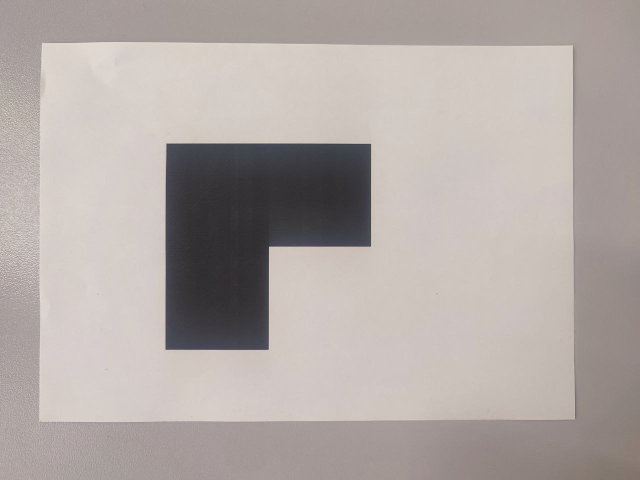
//> input picture moving_object/images/photo_3.png, 1280 x 960 px (shown at 1/2 size)
$ ./main ../images/photo_3.png ../images/photo_4.png   (built with g++ and OpenCV 4)
//> lines starting //> are read from the running program, lines starting //| are printed output that depends on the picture; after the words box and inside, x2 and y2 are one past the last pixel; in counts of white or black regions, pixels touching at a corner belong together
### moving_object/src/inc/utils.hpp
#ifndef MY_PROJECT_UTILS_HPP
#define MY_PROJECT_UTILS_HPP


#include <iostream>
#include <vector>
#include <random>
#include <opencv2/opencv.hpp>
#include <opencv2/core/hal/intrin.hpp>
#include <opencv2/core/hal/intrin_sse.hpp>


void makeGaussianPyramide(cv::Mat const& im, std::vector<cv::Mat>& pyr, int nlevels = -1);
void makeLaplacianPyramide(cv::Mat const& im, std::vector<cv::Mat>& pyr, int nlevels);
void pyramdalMergePair(const cv::Mat& im1, const cv::Mat& im2, const cv::Mat& mask, cv::Mat& result, int nlevels=-1);
void alphaBlend(const cv::Mat& u1, const cv::Mat& u2, const cv::Mat& mask, cv::Mat& result);

void findCornersOnSecondImage(const cv::Mat& im_1, const cv::Mat& im_2, const std::vector<cv::Point>& corners_1, std::vector<cv::Point2f>& corners_2, std::vector<bool>& mask);

void RANSAC(const std::vector<cv::Point>& corners_1, const std::vector<cv::Point2f>& corners_2, const std::vector<bool>& mask, std::vector<bool>& result_mask, float epsilon=100, float part_of_data=0.9);

cv::Mat finding_H(const std::vector<cv::Point>& corners_1, const std::vector<cv::Point2f>& corners_2, const std::vector<bool>& mask);

void appendImage(const cv::Mat& src, cv::Mat& result, const cv::Mat& H, int overlap=25, bool border=false);


#endif // MAX_MIN_FILTER_UTILS_HPP

### moving_object/src/utils.cpp
#include "inc/utils.hpp"


void makeGaussianPyramide(cv::Mat const& im, std::vector<cv::Mat>& pyr, int nlevels) {
    pyr.clear();

    pyr.push_back(im);
    nlevels -= 1;

    cv::Mat tmp;
    while (nlevels != 0) {
        cv::pyrDown(pyr.back(), tmp);
        pyr.push_back(tmp.clone());
        if (std::min(tmp.size[0], tmp.size[1]) <= 2)
            break;
        nlevels -= 1;
    }
}


// [22 lines left out: function makeLaplacianPyramide, not called in this run]


void findCornersOnSecondImage(const cv::Mat& im_1, const cv::Mat& im_2, const std::vector<cv::Point>& corners_1, std::vector<cv::Point2f>& corners_2, std::vector<bool>& mask) {
    cv::Mat gray_im_1;
    cv::Mat gray_im_2;
    cv::cvtColor(im_1, gray_im_1, cv::COLOR_BGR2GRAY);
    cv::cvtColor(im_2, gray_im_2, cv::COLOR_BGR2GRAY);

    int n = corners_1.size();
    std::vector<cv::Point2f> displacements(n, cv::Point(0, 0));

    std::vector<cv::Mat> pyr_1;
    std::vector<cv::Mat> pyr_2;
    uint8_t levels = 4;
    makeGaussianPyramide(gray_im_1, pyr_1, levels);
    makeGaussianPyramide(gray_im_2, pyr_2, levels);

    cv::Point p1, p2;
    std::vector<cv::Point> pyr_corners;
    cv::Mat result;
    for (int j = levels; j != 0; --j) {
        pyr_corners.clear();
        corners_2.clear();
        for (int i = 0; i != n; ++i) {

            if (!mask[i]) {
                continue;
            }

            p1.x = corners_1[i].x / std::pow(2, j-1);
            p1.y = corners_1[i].y / std::pow(2, j-1);
            if (j == 5) {
                p2.x = p1.x;
                p2.y = p1.y;
            }
            else {
                p2.x = p1.x + displacements[i].x * 2;
                p2.y = p1.y + displacements[i].y * 2;
            }
            pyr_corners.push_back(p1);

            int window_size = 5;
            int half_window_1 = window_size / 2;
            int window_size_2 = 20;
            int half_window_2 = window_size_2 / 2;
            cv::Rect roi_1(p1.x - half_window_1, p1.y - half_window_1, window_size, window_size);
            cv::Rect roi_2(p2.x - half_window_2, p2.y - half_window_2, window_size_2, window_size_2);

            if (roi_1.x < 0 || roi_1.y < 0 || roi_1.x + roi_1.width > pyr_1[j-1].cols || roi_1.y + roi_1.height > pyr_1[j-1].rows) {
                continue;
                mask[i] = false;
            }

            if (roi_2.x < 0 || roi_2.y < 0 || roi_2.x + roi_2.width > pyr_2[j-1].cols || roi_2.y + roi_2.height > pyr_2[j-1].rows) {
                continue;
                mask[i] = false;
            }

            cv::matchTemplate(pyr_2[j-1](roi_2), pyr_1[j-1](roi_1), result, cv::TM_CCOEFF_NORMED);
            double min_val, max_val;
            cv::Point min_loc, max_loc;
            cv::minMaxLoc(result, &min_val, &max_val, &min_loc, &max_loc);

            float x2 = p2.x - half_window_2 + max_loc.x;
            float y2 = p2.y - half_window_2 + max_loc.y;
            displacements[i].x = x2 - p1.x;
            displacements[i].y = y2 - p1.y;
        }
    }

    for (int i = 0; i != displacements.size(); ++i) {
        if (mask[i]) {
            float x2 = corners_1[i].x + displacements[i].x;
            float y2 = corners_1[i].y + displacements[i].y;
            corners_2.push_back(cv::Point2f(x2, y2));
        }
    }
}


void RANSAC(const std::vector<cv::Point>& corners_1, const std::vector<cv::Point2f>& corners_2, const std::vector<bool>& mask, std::vector<bool>& result_mask, float epsilon, float part_of_data) {
    std::vector<cv::Point> q;
    std::vector<cv::Point2f> p;
    for (int i = 0; i < corners_1.size(); ++i) {
        if (mask[i]) {
            p.push_back(corners_1[i]);
            q.push_back(corners_2[i]);
        }
    }

    int n = p.size();
    int cols = 9;
    int A_rows = 8;
    cv::Mat A(A_rows, cols, CV_32F, cv::Scalar(0.0));

    // Create random number generator
    std::random_device rd;
    std::mt19937 gen(rd());
    int min = 0, max = n-1, tmp = 0;
    std::uniform_int_distribution<> distrib(min, max);

    while (true) {
        for (int i = 0; i < n; ++i) {
            result_mask[i] = false;
        }

        for (int i = 0; i < A.rows; i=i+2) {
            int rn = distrib(gen);  // Random number

            A.at<float>(i, 0) = q[rn].x;               //qx
            A.at<float>(i, 1) = q[rn].y;               //qy
            A.at<float>(i, 2) = 1.0;
            A.at<float>(i, 6) = -q[rn].x * p[rn].x;    // -qx * px
            A.at<float>(i, 7) = -q[rn].y * p[rn].x;    // -qy * px
            A.at<float>(i, 8) = -p[rn].x;              // -px

            A.at<float>(i+1, 3) = q[rn].x;             //qx
            A.at<float>(i+1, 4) = q[rn].y;             //qy
            A.at<float>(i+1, 5) = 1.0;
            A.at<float>(i+1, 6) = -q[rn].x * p[rn].y;  // -qx * py
            A.at<float>(i+1, 7) = -q[rn].y * p[rn].y;  // -qy * py
            A.at<float>(i+1, 8) = -p[rn].y;            // -py
        }

        // Finding singularx values and H
        cv::SVD svd(A, cv::SVD::FULL_UV);
        cv::Mat H = svd.vt.row(8);
        H = H.reshape(1, 3);
        H /= H.at<float>(2, 2);

        int count = 0;
        int t = 0;
        cv::Mat p_true(3, 1, CV_32F);
        cv::Mat p_est(3, 1, CV_32F);
        cv::Mat q_true(3, 1, CV_32F);
        double diff;
        for (int i = 0; i < n; ++i) {
            q_true.at<float>(0,0) = q[i].x;
            q_true.at<float>(1,0) = q[i].y;
            q_true.at<float>(2,0) = 1.0;
            p_true.at<float>(0,0) = p[i].x;
            p_true.at<float>(1,0) = p[i].y;
            p_true.at<float>(2,0) = 1.0;

            p_est = H * q_true;
            diff = cv::norm(p_est - p_true);
            if (diff < epsilon) {
                ++count;
                result_mask[i] = true;
            }
            t = count / n;
        }

        if (t > part_of_data)
            break;
    }
}


cv::Mat finding_H(const std::vector<cv::Point>& corners_1, const std::vector<cv::Point2f>& corners_2, const std::vector<bool>& mask) {
    std::vector<cv::Point> q;
    std::vector<cv::Point2f> p;
    for (int i = 0; i < corners_1.size(); ++i) {
        if (mask[i]) {
            p.push_back(corners_1[i]);
            q.push_back(corners_2[i]);
        }
    }

    int n = p.size();
    int cols = 9;
    int A_rows = 2 * n;
    cv::Mat A(A_rows, cols, CV_32F, cv::Scalar(0.0));

    int k = 0;
    for (int i = 0; i < A.rows; i=i+2) {
        A.at<float>(i, 0) = q[k].x;               //qx
        A.at<float>(i, 1) = q[k].y;               //qy
        A.at<float>(i, 2) = 1.0;
        A.at<float>(i, 6) = -q[k].x * p[k].x;    // -qx * px
        A.at<float>(i, 7) = -q[k].y * p[k].x;    // -qy * px
        A.at<float>(i, 8) = -p[k].x;              // -px

        A.at<float>(i+1, 3) = q[k].x;             //qx
        A.at<float>(i+1, 4) = q[k].y;             //qy
        A.at<float>(i+1, 5) = 1.0;
        A.at<float>(i+1, 6) = -q[k].x * p[k].y;  // -qx * py
        A.at<float>(i+1, 7) = -q[k].y * p[k].y;  // -qy * py
        A.at<float>(i+1, 8) = -p[k].y;            // -py

        ++k;
    }

    // Finding singularx values and H
    cv::SVD svd(A, cv::SVD::FULL_UV);
    cv::Mat H = svd.vt.row(8);
    H = H.reshape(1, 3);
    H /= H.at<float>(2, 2);

    return H;
}


// [52 lines of commented-out code are left out]

### moving_object/src/main.cpp
#include <cmath>

#include "inc/utils.hpp"


int main(int argc, char const* argv[]) {
    cv::Mat im_1 = cv::imread(argv[1]);
//> im_1 is the input picture: 960 rows x 1280 cols, CV_8UC3; mean B, G, R 165.4, 169, 177.7
    cv::Mat im_2 = cv::imread(argv[2]);
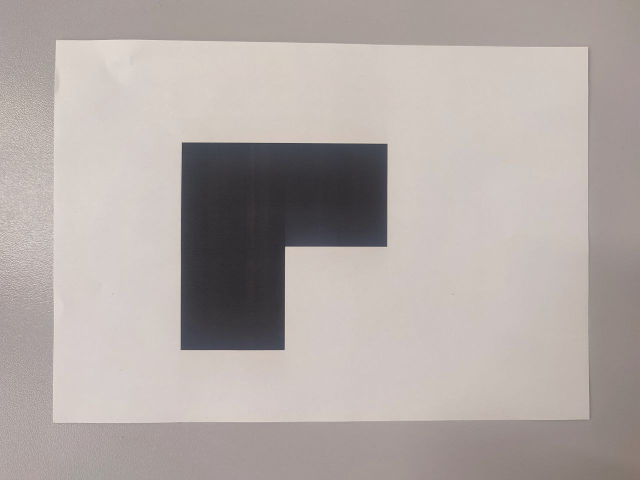
//> input picture moving_object/images/photo_4.png, 1280 x 960 px (shown at 1/2 size)
//> im_2 is the input picture: 960 rows x 1280 cols, CV_8UC3; mean B, G, R 165.7, 169.2, 177.9

    if (argc < 3) {
        std::cerr << "ERROR! Image is not found!" << std::endl;
        std::cerr << "Usage: " << argv[0] << " <path_to_image>" << std::endl;
        return -1;
    }

    if (im_1.empty() || im_2.empty()) {
        std::cerr << "ERROR! Unable to open image" << std::endl;
        return -1;
    }

    if (im_1.size() != im_2.size()) {
        std::cerr << "ERROR! Wrong image sizes" << std::endl;
        return -1;
    }

    // Converting to gray
    cv::Mat gray_im_1;
    cv::cvtColor(im_1, gray_im_1, cv::COLOR_BGR2GRAY);
    // cv::equalizeHist(gray_im_1, gray_im_1);
    std::vector<cv::Point> corners_1;
    cv::goodFeaturesToTrack(gray_im_1, corners_1, 100, 0.5, 30);
//> corners_1 = 6 Points (x, y): [539, 494], [741, 492], [741, 288], [536, 698], [333, 288], [331, 698]

    std::vector<cv::Point2f> corners_2(corners_1.size(), cv::Point2f(0, 0));
    std::vector<bool> mask(corners_1.size(), true);
//> mask = [1, 1, 1, 1, 1, 1]
    findCornersOnSecondImage(im_1, im_2, corners_1, corners_2, mask);
//> in findCornersOnSecondImage, `int n = corners_1.size();`: n = 6
//> the loop in makeGaussianPyramide, `while (nlevels != 0)` made 3 passes
//> pass 1, in makeGaussianPyramide, `cv::pyrDown(pyr.back(), tmp);`:
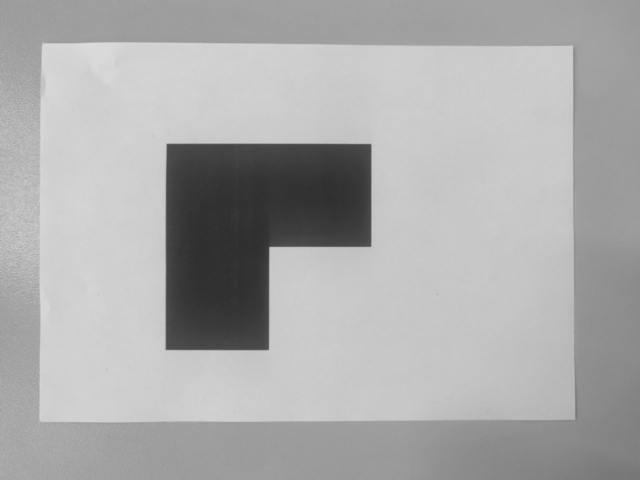
//> tmp: 480 rows x 640 cols, CV_8UC1; min 45, max 219, mean 171.3
//> after the loop in makeGaussianPyramide, `while (nlevels != 0)`: nlevels = 0
//> the loop in makeGaussianPyramide (call 2), `while (nlevels != 0)` made 3 passes
//> pass 1, in makeGaussianPyramide (call 2), `cv::pyrDown(pyr.back(), tmp);`:
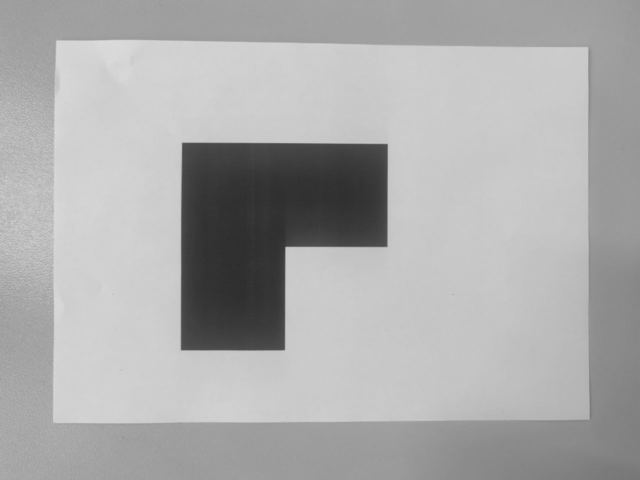
//> tmp: 480 rows x 640 cols, CV_8UC1; min 45, max 220, mean 171.4
//> after the loop in findCornersOnSecondImage, `for (int j = levels; j != 0; --j)`: pyr_corners has the same summary as corners_1 outside findCornersOnSecondImage; displacements = 6 Points (x, y): [30, -2], [30, -2], [31, -2], [30, -2], [29, -4], [28, -1]
//> the loop in findCornersOnSecondImage, `for (int i = 0; i != displacements.size(); ++i)` made 6 passes
//> (x2, y2) on passes 1 to 6: (569, 492), (771, 490), (772, 286), (566, 696), (362, 284), (359, 697)
//> corners_2 = 6 Points (x, y): [569, 492], [771, 490], [772, 286], [566, 696], [362, 284], [359, 697]

    std::vector<bool> mask_for_MNK(corners_1.size(), false);
    RANSAC(corners_1, corners_2, mask, mask_for_MNK, 10, 0.9);
//> the loop in RANSAC, `for (int i = 0; i < corners_1.size(); ++i)` made 6 passes
//> in RANSAC, `int n = p.size();`: n = 6
//> in RANSAC, `int min = 0, max = n-1, tmp = 0;`: max = 5
//> the loop in RANSAC, `while (true)` made 18 passes
//> (diff, count, t) on passes 1 to 12: (600.1, 0, 0), (166.2, 1, 0), (26.39, 1, 0), (6.47, 3, 0), (13.38, 1, 0), (603.7, 1, 0), (207.2, 0, 0), (301.6, 0, 0), (332.1, 0, 0), (197.7, 1, 0), (11.08, 1, 0), (1074.7, 0, 0)
//> after the loop in RANSAC, `while (true)`: result_mask = [1, 1, 1, 1, 1, 1]
//> mask_for_MNK = [1, 1, 1, 1, 1, 1]

    cv::Mat H = finding_H(corners_1, corners_2, mask_for_MNK);
//> the loop in finding_H, `for (int i = 0; i < corners_1.size(); ++i)` made 6 passes
//> in finding_H, `int n = p.size();`: n = 6
//> in finding_H, `int A_rows = 2 * n;`: A_rows = 12
//> after the loop in finding_H, `for (int i = 0; i < A.rows; i=i+2)`: k = 6
//> in finding_H, `cv::Mat H = svd.vt.row(8);`: H = [0.0408, -8.64e-06, -0.879, -0.000476, 0.0412, 0.471, -9.27e-07, -2.41e-07, 0.0421]
//> in finding_H, `H = H.reshape(1, 3);`: H = [[0.0408, -8.64e-06, -0.879], [-0.000476, 0.0412, 0.471], [-9.27e-07, -2.41e-07, 0.0421]]
//> in finding_H, `H /= H.at<float>(2, 2);`: H = [[0.969, -0.000205, -20.88], [-0.0113, 0.979, 11.19], [-2.2e-05, -5.74e-06, 1]]

    int koef = 1;
    int Nx = im_1.cols * koef;
//> Nx = 1280
    int Ny = im_1.rows * koef;
//> Ny = 960
    cv::Mat warp_im2;
    cv::warpPerspective(im_2, warp_im2, H, cv::Size(Nx,Ny));
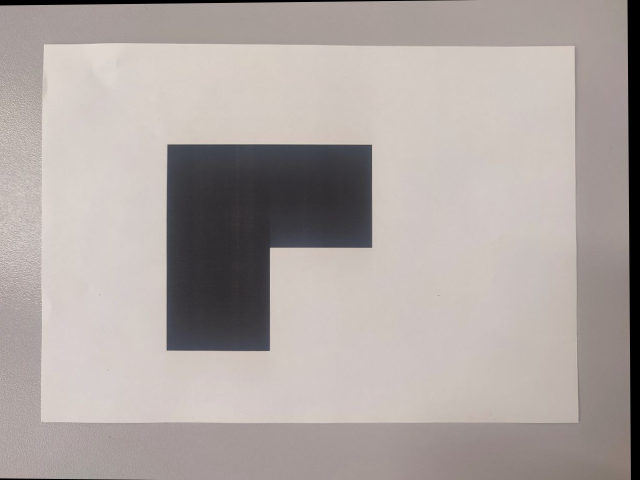
//> warp_im2: 960 rows x 1280 cols, CV_8UC3 (shown at 1/2 size); mean B, G, R 162.1, 165.6, 174.1

    for (int i = 0; i != corners_1.size(); ++i) {
        if (mask[i]) {
            cv::circle(im_1, corners_1[i], 5, cv::Scalar(255, 0, 0), 5);
            cv::circle(im_2, corners_1[i], 5, cv::Scalar(255, 0, 0), 5);
            cv::circle(im_2, corners_2[i], 5, cv::Scalar(0, 255, 0), 5);
            cv::circle(warp_im2, corners_1[i], 5, cv::Scalar(0, 0, 255), 5);
        }
    }
//> this loop made 6 passes
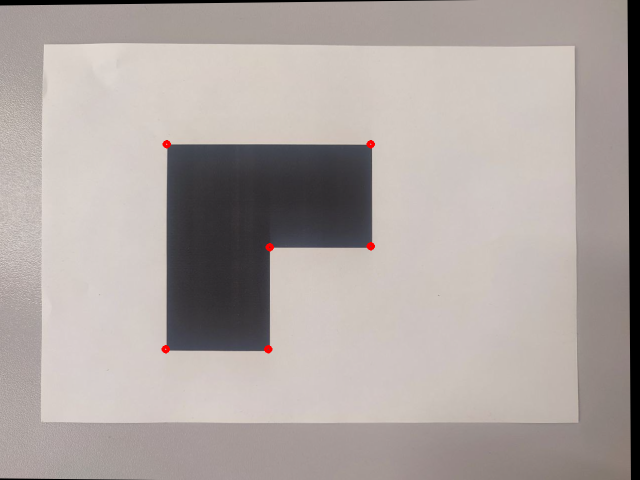
//> warp_im2: 960 rows x 1280 cols, CV_8UC3 (shown at 1/2 size); 0.1% of pixels changed, all inside (x1, y1, x2, y2) = (323, 280, 750, 707)

    cv::imshow("Photo 1", im_1);
    cv::imshow("Photo 2", im_2);
    cv::imshow("Warp Im 2", warp_im2);
    cv::waitKey(0);
    cv::destroyAllWindows();

    return 0;
}
